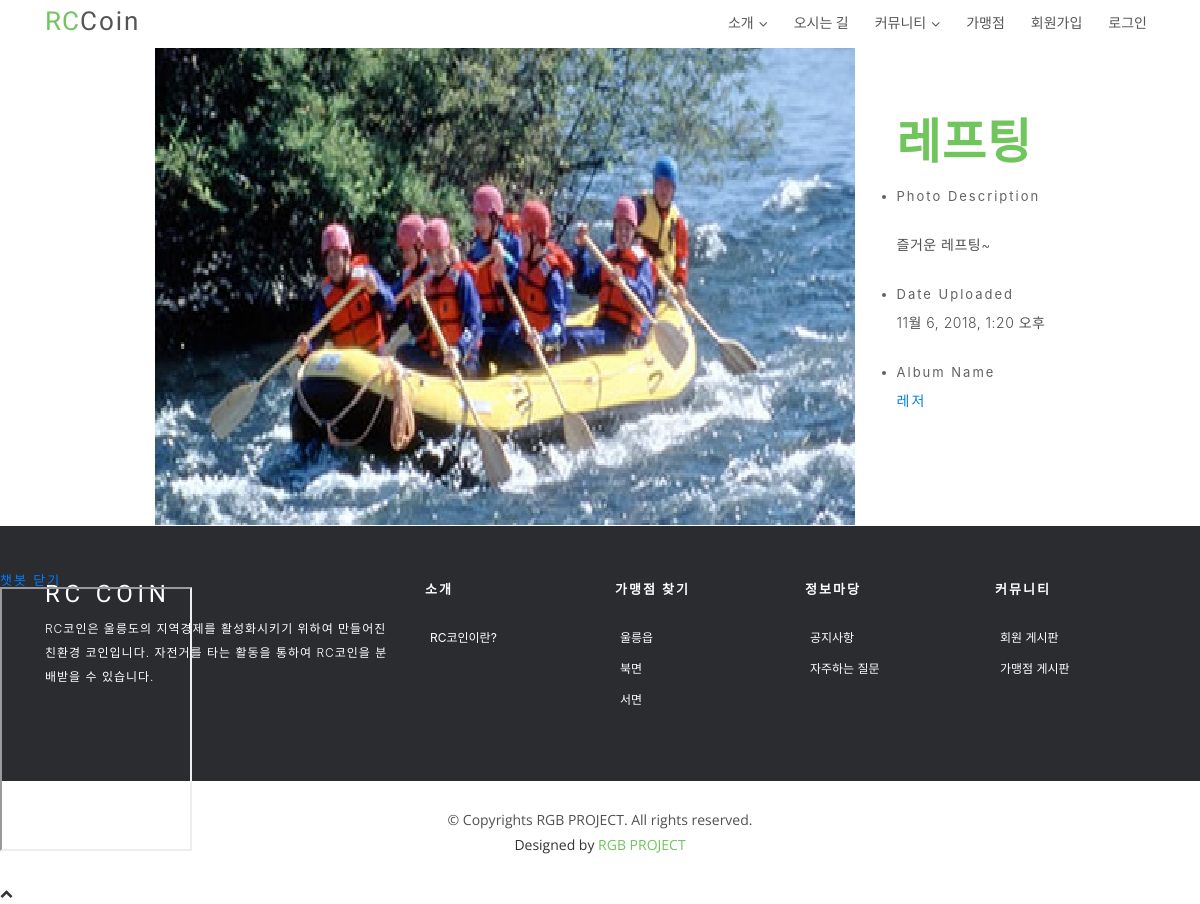
/photo/photo/12/, run on an earlier commit of the app's database.
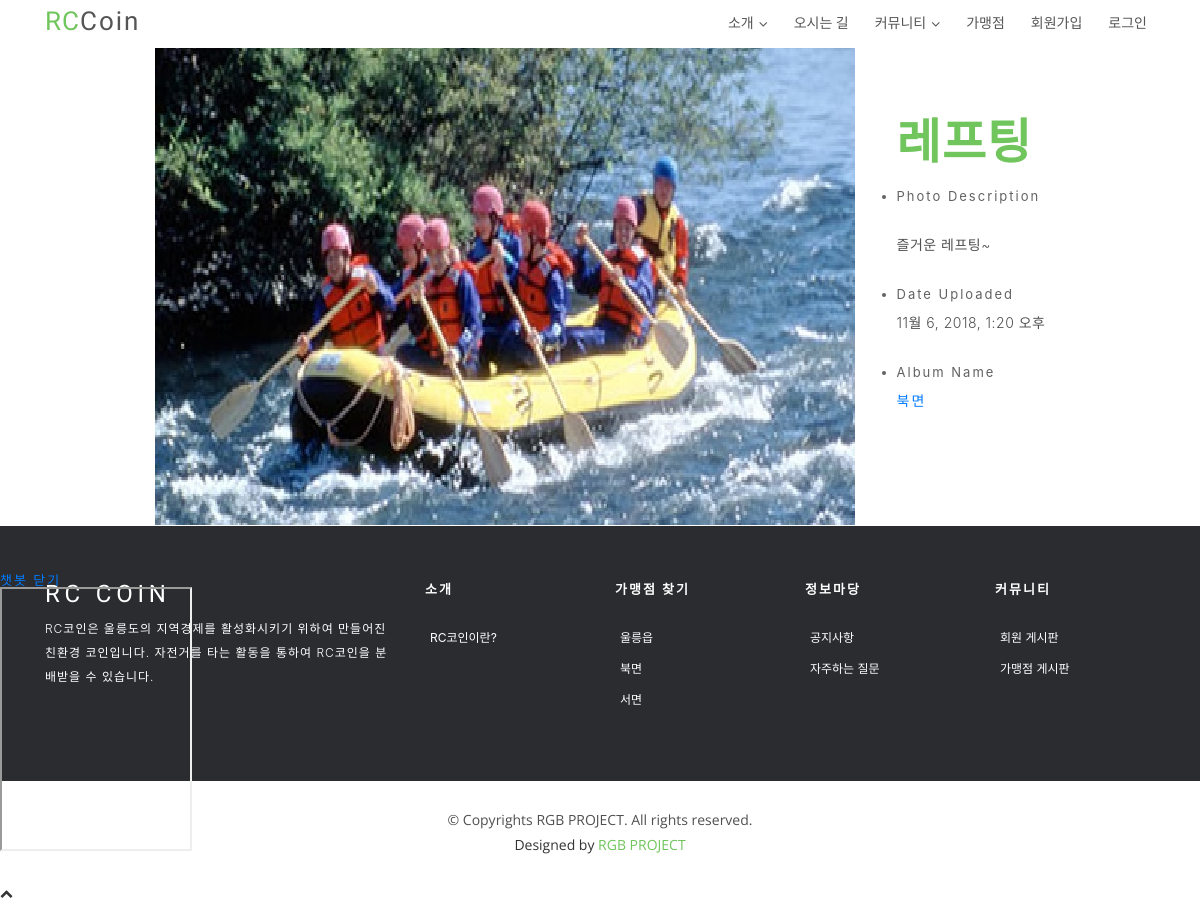
And on a later commit of the database.
### photo/models.py (models this page shows, shortened)
@python_2_unicode_compatible
class Photo(models.Model):
    album = models.ForeignKey('Album', on_delete=models.CASCADE)
    title = models.CharField(max_length=50)
    image = ThumbnailImageField(upload_to='photo/%Y/%m')
    description = models.TextField('Photo Description', blank=True)
    upload_date = models.DateTimeField('Upload Date', auto_now_add=True)
    class Meta:
        ordering = ['title']

@python_2_unicode_compatible
class Album(models.Model):
    name = models.CharField(max_length=50)
    description = models.CharField('One Line Description', max_length=100, blank=True)
    class Meta:
        ordering = ['name']

### photo/views.py (the view)
# urls.py: url(r'^photo/(?P<pk>\d+)/$', PhotoDV.as_view(), name='photo_detail'),
class PhotoDV(DetailView):
    model = Photo

### photo/templates/photo/photo_detail.html (shortened to what this page needs)
{% extends 'index_base.html' %}
{% load staticfiles %}
{% block content %}
{% block extrastyle %}{% static "photo/photo.css" %}{% endblock %}
<section id='team'>
    <div id="content" align="center">
        <table class="photo-detail">
            <tr>
                <td>
                    <a href="{{ object.image.url }}">
                        <img width="100%" height="100%" src="{{ object.image.url }}"/>
                    </a>
                </td>
                <td>
                    <ul>
                        <h2>{{ object.title }}</h2>
                        <li>Photo Description</li>
                        {% if object.description %}<p>{{ object.description|linebreaks }}</p>
                        {% else %}<p>(blank)</p>{% endif %}
                        <li>Date Uploaded</li>
                        <p>{{ object.upload_date }}</p>
                        <li>Album Name</li>
                        <p><a href="{% url 'photo:album_detail' object.album.id %}">{{ object.album.name }}</a></p>
                    </ul>
                </td>
            </tr>
        </table>
    </div>
</section>
{% endblock content %}

What changed in the data, as far as the page shows it:
changed through a linked row, Photo "레프팅": album.name "레저" → "북면"
